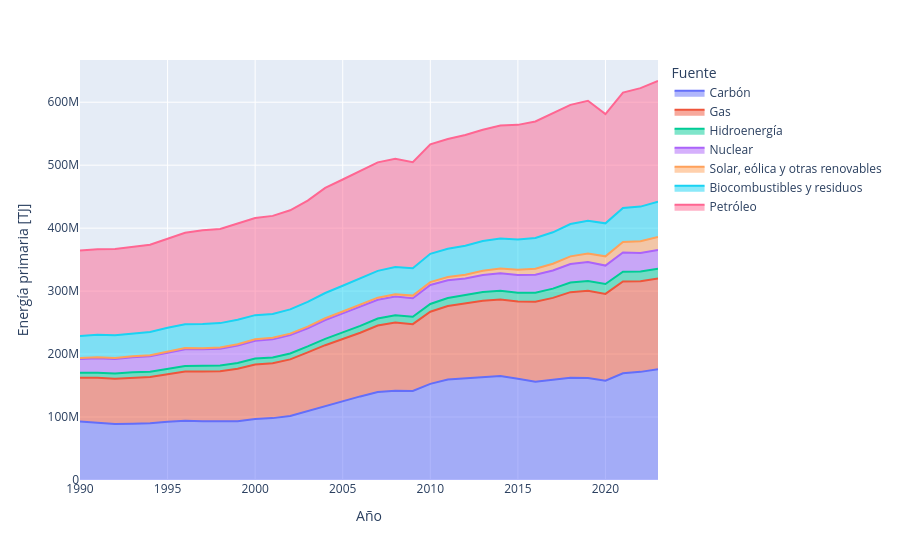

This figure's notebook cell:
### Code cell
f = "../data/3960AFa8.csv"
df = pd.read_csv(f,skiprows=3)
energy_columns = [col for col in df.columns if col not in ['Año', 'Unidades']]

fig = px.area(df, 
              x='Año', 
              y=energy_columns,
              labels={'value': 'Energía primaria [TJ]', 'variable': 'Fuente'})
fig.update_layout(hovermode='x unified')
fig.show()

### Figure 1 — Plotly figure (JSON) as saved in the notebook; plotly's stock layout.template omitted (floating-point values rounded to 4 significant figures)
{"data": [{"fillpattern": {"shape": ""}, "hovertemplate": "Fuente=Carbón<br>Año=%{x}<br>Energía primaria [TJ]=%{y}<extra></extra>", "legendgroup": "Carbón", "line": {"color": "#636efa"}, "marker": {"symbol": "circle"}, "mode": "lines", "name": "Carbón", "orientation": "v", "showlegend": true, "stackgroup": "1", "type": "scatter", "x": [1990, 1991, 1992, 1993, 1994, 1995, 1996, 1997, 1998, 1999, 2000, 2001, 2002, 2003, 2004, 2005, 2006, 2007, 2008, 2009, 2010, 2011, 2012, 2013, 2014, 2015, 2016, 2017, 2018, 2019, 2020, 2021, 2022, 2023], "xaxis": "x", "y": [92913264, 90479613, 88967841, 89300744, 90095972, 92502394, 93993928, 93152440, 92925583, 93245030, 96837807, 98271390, 101707486, 109442090, 118228959, 125285027, 132763390, 139812482, 141748716, 141325815, 152625894, 159588930, 161126294, 163545099, 165334107, 160978394, 156220373, 159174532, 162306821, 161816401, 157632462, 169394672, 171739153, 175947669], "yaxis": "y"}, {"fillpattern": {"shape": ""}, "hovertemplate": "Fuente=Gas<br>Año=%{x}<br>Energía primaria [TJ]=%{y}<extra></extra>", "legendgroup": "Gas", "line": {"color": "#EF553B"}, "marker": {"symbol": "circle"}, "mode": "lines", "name": "Gas", "orientation": "v", "showlegend": true, "stackgroup": "1", "type": "scatter", "x": [1990, 1991, 1992, 1993, 1994, 1995, 1996, 1997, 1998, 1999, 2000, 2001, 2002, 2003, 2004, 2005, 2006, 2007, 2008, 2009, 2010, 2011, 2012, 2013, 2014, 2015, 2016, 2017, 2018, 2019, 2020, 2021, 2022, 2023], "xaxis": "x", "y": [69601668, 71981175, 72037255, 73373150, 73352512, 75497363, 78182578, 79048745, 79739327, 83311938, 86606591, 87080542, 89811661, 93263528, 95880368, 98657326, 101101245, 105546591, 108227704, 106147900, 114575963, 116662591, 118842787, 121237041, 121191528, 122401514, 126786626, 130078130, 136052783, 138708120, 137996667, 145852215, 143914361, 144146098], "yaxis": "y"}, {"fillpattern": {"shape": ""}, "hovertemplate": "Fuente=Hidroenergía<br>Año=%{x}<br>Energía primaria [TJ]=%{y}<extra></extra>", "legendgroup": "Hidroenergía", "line": {"color": "#00cc96"}, "marker": {"symbol": "circle"}, "mode": "lines", "name": "Hidroenergía", "orientation": "v", "showlegend": true, "stackgroup": "1", "type": "scatter", "x": [1990, 1991, 1992, 1993, 1994, 1995, 1996, 1997, 1998, 1999, 2000, 2001, 2002, 2003, 2004, 2005, 2006, 2007, 2008, 2009, 2010, 2011, 2012, 2013, 2014, 2015, 2016, 2017, 2018, 2019, 2020, 2021, 2022, 2023], "xaxis": "x", "y": [7715087, 7952095, 7955943, 8421232, 8498933, 8924395, 9038861, 9153457, 9197430, 9228767, 9427305, 9228065, 9486673, 9534392, 10137822, 10586480, 10969843, 11117758, 11571990, 11780272, 12440374, 12664179, 13261341, 13734111, 14028650, 14046680, 14544346, 14735184, 15190642, 15383199, 15710273, 15483910, 15654004, 15308404], "yaxis": "y"}, {"fillpattern": {"shape": ""}, "hovertemplate": "Fuente=Nuclear<br>Año=%{x}<br>Energía primaria [TJ]=%{y}<extra></extra>", "legendgroup": "Nuclear", "line": {"color": "#ab63fa"}, "marker": {"symbol": "circle"}, "mode": "lines", "name": "Nuclear", "orientation": "v", "showlegend": true, "stackgroup": "1", "type": "scatter", "x": [1990, 1991, 1992, 1993, 1994, 1995, 1996, 1997, 1998, 1999, 2000, 2001, 2002, 2003, 2004, 2005, 2006, 2007, 2008, 2009, 2010, 2011, 2012, 2013, 2014, 2015, 2016, 2017, 2018, 2019, 2020, 2021, 2022, 2023], "xaxis": "x", "y": [22002472, 23014695, 23200657, 23922612, 24485124, 25459860, 26392176, 26127198, 26694200, 27627616, 28280453, 28796729, 29048507, 28771344, 29892180, 30216369, 30474812, 29693234, 29843200, 29437054, 30091057, 28196760, 26863252, 27071303, 27686808, 28063292, 28481552, 28783492, 29579637, 30465719, 29221407, 30722003, 29291499, 29919241], "yaxis": "y"}, {"fillpattern": {"shape": ""}, "hovertemplate": "Fuente=Solar, eólica y otras renovables<br>Año=%{x}<br>Energía primaria [TJ]=%{y}<extra></extra>", "legendgroup": "Solar, eólica y otras renovables", "line": {"color": "#FFA15A"}, "marker": {"symbol": "circle"}, "mode": "lines", "name": "Solar, eólica y otras renovables", "orientation": "v", "showlegend": true, "stackgroup": "1", "type": "scatter", "x": [1990, 1991, 1992, 1993, 1994, 1995, 1996, 1997, 1998, 1999, 2000, 2001, 2002, 2003, 2004, 2005, 2006, 2007, 2008, 2009, 2010, 2011, 2012, 2013, 2014, 2015, 2016, 2017, 2018, 2019, 2020, 2021, 2022, 2023], "xaxis": "x", "y": [1533814, 1566728, 1638357, 1684132, 1761315, 1772900, 1878716, 1917481, 2039543, 2238677, 2507861, 2571722, 2458552, 2597682, 2790589, 2918944, 3124564, 3419593, 3719311, 4161759, 4562988, 5245956, 5855199, 6787933, 7527401, 8461014, 9405266, 10729440, 12027432, 13264570, 14694569, 16483694, 18633158, 20752505], "yaxis": "y"}, {"fillpattern": {"shape": ""}, "hovertemplate": "Fuente=Biocombustibles y residuos<br>Año=%{x}<br>Energía primaria [TJ]=%{y}<extra></extra>", "legendgroup": "Biocombustibles y residuos", "line": {"color": "#19d3f3"}, "marker": {"symbol": "circle"}, "mode": "lines", "name": "Biocombustibles y residuos", "orientation": "v", "showlegend": true, "stackgroup": "1", "type": "scatter", "x": [1990, 1991, 1992, 1993, 1994, 1995, 1996, 1997, 1998, 1999, 2000, 2001, 2002, 2003, 2004, 2005, 2006, 2007, 2008, 2009, 2010, 2011, 2012, 2013, 2014, 2015, 2016, 2017, 2018, 2019, 2020, 2021, 2022, 2023], "xaxis": "x", "y": [34991772, 35528927, 36253853, 36327150, 36827919, 37493129, 37922647, 38423040, 38559051, 39018433, 38174882, 37814940, 38499270, 39292266, 40061626, 40915388, 41899723, 42527145, 43275319, 43479449, 44993263, 44990414, 46132475, 47299954, 47737095, 48009976, 48837024, 49918952, 51347417, 52007107, 52341347, 54046843, 54981277, 56014379], "yaxis": "y"}, {"fillpattern": {"shape": ""}, "hovertemplate": "Fuente=Petróleo<br>Año=%{x}<br>Energía primaria [TJ]=%{y}<extra></extra>", "legendgroup": "Petróleo", "line": {"color": "#FF6692"}, "marker": {"symbol": "circle"}, "mode": "lines", "name": "Petróleo", "orientation": "v", "showlegend": true, "stackgroup": "1", "type": "scatter", "x": [1990, 1991, 1992, 1993, 1994, 1995, 1996, 1997, 1998, 1999, 2000, 2001, 2002, 2003, 2004, 2005, 2006, 2007, 2008, 2009, 2010, 2011, 2012, 2013, 2014, 2015, 2016, 2017, 2018, 2019, 2020, 2021, 2022, 2023], "xaxis": "x", "y": [135540784, 136101896, 136911054, 137721433, 138612593, 141486866, 145135026, 148829505, 149395856, 152621701, 154168571, 155696832, 157383230, 160964893, 166951945, 168702010, 170785148, 172358241, 171815123, 168527887, 173874987, 174244375, 175859272, 176692080, 179445220, 182068225, 185229474, 188801815, 189304690, 190643240, 173448367, 183326141, 188124912, 191612174], "yaxis": "y"}], "layout": {"hovermode": "x unified", "legend": {"title": {"text": "Fuente"}, "tracegroupgap": 0}, "margin": {"t": 60}, "xaxis": {"anchor": "y", "domain": [0, 1], "title": {"text": "Año"}}, "yaxis": {"anchor": "x", "domain": [0, 1], "title": {"text": "Energía primaria [TJ]"}}}}
